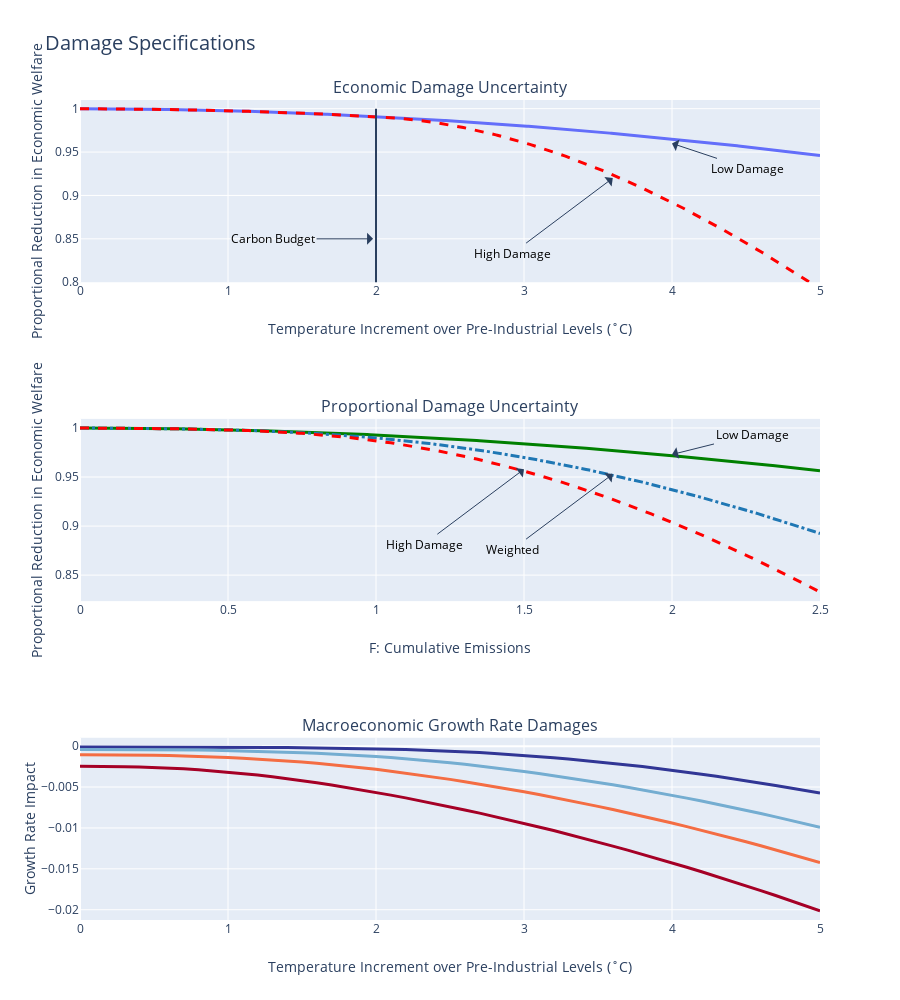

Notebook source saved alongside this figure:
### Markdown cell above
### Here's how we formulate the econonmic damage function for climate change: 
First two specifications were used in perference setting. The last one was used in growth setting

### Code cell
mdl.preliminaryPlots()

### Figure 1 — Plotly figure (JSON) as saved in the notebook; plotly's stock layout.template omitted (floating-point values rounded to 4 significant figures; data arrays with more than 128 entries replaced by an {"elided": "..."} marker saying what was removed)
{"data": [{"line": {"width": 3}, "name": "Low Damages", "showlegend": false, "type": "scatter", "uid": "62c8dd37-771f-4507-89c0-8d6820779168", "x": {"elided": "501 float values"}, "xaxis": "x", "y": {"elided": "501 float values"}, "yaxis": "y"}, {"line": {"color": "red", "dash": "dash", "width": 3}, "name": "High Damages", "showlegend": false, "type": "scatter", "uid": "971b87e0-3cbd-4b61-bdc4-80fbc6dcd726", "x": {"elided": "501 float values"}, "xaxis": "x", "y": {"elided": "501 float values"}, "yaxis": "y"}, {"line": {"color": "green", "width": 3}, "name": "Low Damage", "showlegend": false, "type": "scatter", "uid": "3054c4a8-2e99-4699-921d-2c7977483c00", "x": {"elided": "251 float values"}, "xaxis": "x2", "y": {"elided": "251 float values"}, "yaxis": "y2"}, {"line": {"color": "#1f77b4", "dash": "dashdot", "width": 3}, "name": "Weighted", "showlegend": false, "type": "scatter", "uid": "41ef7dcc-f71f-485d-b12c-89b913c92624", "x": {"elided": "251 float values"}, "xaxis": "x2", "y": {"elided": "251 float values"}, "yaxis": "y2"}, {"line": {"color": "red", "dash": "dash", "width": 3}, "name": "High Damage", "showlegend": false, "type": "scatter", "uid": "8cd786aa-5f67-48d4-8cb0-d6b510b17ded", "x": {"elided": "251 float values"}, "xaxis": "x2", "y": {"elided": "251 float values"}, "yaxis": "y2"}, {"line": {"color": "rgb(49,54,149)", "width": 3}, "name": "80th Decile", "showlegend": false, "type": "scatter", "uid": "7cb201bf-3e5c-4a20-bdb7-ea68ab81ffd5", "x": [0, 0.1, 0.2, 0.3, 0.4, 0.5, 0.6, 0.7, 0.8, 0.9, 1, 1.1, 1.2, 1.3, 1.4, 1.5, 1.6, 1.7, 1.8, 1.9, 2, 2.1, 2.2, 2.3, 2.4, 2.5, 2.6, 2.7, 2.8, 2.9, 3, 3.1, 3.2, 3.3, 3.4, 3.5, 3.6, 3.7, 3.8, 3.9, 4, 4.1, 4.2, 4.3, 4.4, 4.5, 4.6, 4.7, 4.8, 4.9, 5], "xaxis": "x3", "y": [-9.176e-05, -9.101e-05, -9.13e-05, -9.218e-05, -9.56e-05, -9.794e-05, -0.0001023, -0.0001071, -0.0001127, -0.0001196, -0.0001278, -0.0001358, -0.0001458, -0.00016, -0.0001759, -0.0001947, -0.0002154, -0.0002394, -0.0002672, -0.0002985, -0.0003329, -0.0003754, -0.0004244, -0.0004807, -0.0005463, -0.0006198, -0.0007, -0.000789, -0.0008907, -0.0009997, -0.001124, -0.001258, -0.001405, -0.001559, -0.001725, -0.001902, -0.002093, -0.002291, -0.002501, -0.002717, -0.002943, -0.003181, -0.00343, -0.003687, -0.003952, -0.004229, -0.004517, -0.00481, -0.005109, -0.00542, -0.005743], "yaxis": "y3"}, {"line": {"color": "rgb(116,173,209)", "width": 3}, "name": "60th Decile", "showlegend": false, "type": "scatter", "uid": "e26b8f54-f811-419a-b642-1fa0598a1c1a", "x": [0, 0.1, 0.2, 0.3, 0.4, 0.5, 0.6, 0.7, 0.8, 0.9, 1, 1.1, 1.2, 1.3, 1.4, 1.5, 1.6, 1.7, 1.8, 1.9, 2, 2.1, 2.2, 2.3, 2.4, 2.5, 2.6, 2.7, 2.8, 2.9, 3, 3.1, 3.2, 3.3, 3.4, 3.5, 3.6, 3.7, 3.8, 3.9, 4, 4.1, 4.2, 4.3, 4.4, 4.5, 4.6, 4.7, 4.8, 4.9, 5], "xaxis": "x3", "y": [-0.0003975, -0.0003969, -0.0003985, -0.0004056, -0.0004134, -0.0004233, -0.0004372, -0.0004537, -0.0004747, -0.0005063, -0.0005405, -0.0005781, -0.0006251, -0.0006772, -0.0007358, -0.0007998, -0.0008745, -0.000958, -0.001053, -0.001159, -0.001276, -0.001401, -0.00154, -0.001694, -0.001859, -0.002037, -0.002222, -0.002424, -0.002635, -0.002859, -0.003091, -0.003337, -0.003595, -0.003859, -0.004134, -0.00442, -0.004719, -0.005024, -0.005341, -0.00567, -0.00601, -0.006358, -0.006718, -0.007083, -0.007461, -0.007846, -0.008243, -0.008647, -0.009059, -0.009479, -0.009911], "yaxis": "y3"}, {"line": {"color": "rgb(244,109,67)", "width": 3}, "name": "40th Decile", "showlegend": false, "type": "scatter", "uid": "b5d16720-089f-42ec-8529-f5f329d5e801", "x": [0, 0.1, 0.2, 0.3, 0.4, 0.5, 0.6, 0.7, 0.8, 0.9, 1, 1.1, 1.2, 1.3, 1.4, 1.5, 1.6, 1.7, 1.8, 1.9, 2, 2.1, 2.2, 2.3, 2.4, 2.5, 2.6, 2.7, 2.8, 2.9, 3, 3.1, 3.2, 3.3, 3.4, 3.5, 3.6, 3.7, 3.8, 3.9, 4, 4.1, 4.2, 4.3, 4.4, 4.5, 4.6, 4.7, 4.8, 4.9, 5], "xaxis": "x3", "y": [-0.001039, -0.001035, -0.001039, -0.001052, -0.00107, -0.001102, -0.001142, -0.001187, -0.001245, -0.001308, -0.001385, -0.001467, -0.001567, -0.001682, -0.001807, -0.001944, -0.002094, -0.002259, -0.002437, -0.002632, -0.002838, -0.003058, -0.003291, -0.003536, -0.003793, -0.004062, -0.004344, -0.004636, -0.004941, -0.005256, -0.00558, -0.005915, -0.006263, -0.006616, -0.006985, -0.007365, -0.007755, -0.008153, -0.008559, -0.008974, -0.0094, -0.009838, -0.01029, -0.01074, -0.01121, -0.01168, -0.01218, -0.01267, -0.01318, -0.01371, -0.01424], "yaxis": "y3"}, {"line": {"color": "rgb(165,0,38)", "width": 3}, "name": "20th Decile", "showlegend": false, "type": "scatter", "uid": "fc7ddace-9ead-4573-a16b-57c26b00b992", "x": [0, 0.1, 0.2, 0.3, 0.4, 0.5, 0.6, 0.7, 0.8, 0.9, 1, 1.1, 1.2, 1.3, 1.4, 1.5, 1.6, 1.7, 1.8, 1.9, 2, 2.1, 2.2, 2.3, 2.4, 2.5, 2.6, 2.7, 2.8, 2.9, 3, 3.1, 3.2, 3.3, 3.4, 3.5, 3.6, 3.7, 3.8, 3.9, 4, 4.1, 4.2, 4.3, 4.4, 4.5, 4.6, 4.7, 4.8, 4.9, 5], "xaxis": "x3", "y": [-0.002463, -0.00246, -0.002479, -0.002507, -0.002553, -0.002613, -0.002684, -0.002778, -0.002896, -0.003035, -0.003187, -0.003354, -0.003541, -0.003753, -0.00397, -0.004216, -0.004477, -0.004752, -0.005039, -0.005336, -0.005655, -0.005987, -0.006325, -0.006678, -0.007043, -0.007412, -0.007795, -0.00819, -0.008593, -0.009012, -0.009442, -0.009878, -0.01032, -0.01077, -0.01125, -0.01173, -0.01222, -0.01272, -0.01322, -0.01374, -0.01427, -0.01481, -0.01536, -0.01592, -0.01649, -0.01706, -0.01766, -0.01826, -0.01887, -0.0195, -0.02014], "yaxis": "y3"}], "layout": {"annotations": [{"font": {"size": 16}, "showarrow": false, "text": "Economic Damage Uncertainty", "x": 0.5, "xanchor": "center", "xref": "paper", "y": 1, "yanchor": "bottom", "yref": "paper"}, {"font": {"size": 16}, "showarrow": false, "text": "Proportional Damage Uncertainty", "x": 0.5, "xanchor": "center", "xref": "paper", "y": 0.6111, "yanchor": "bottom", "yref": "paper"}, {"font": {"size": 16}, "showarrow": false, "text": "Macroeconomic Growth Rate Damages", "x": 0.5, "xanchor": "center", "xref": "paper", "y": 0.2222, "yanchor": "bottom", "yref": "paper"}, {"arrowhead": 1, "arrowsize": 2, "arrowwidth": 1, "ax": -100, "ay": 75, "font": {"color": "black", "size": 12}, "showarrow": true, "text": "High Damage", "textangle": 0, "x": 3.6, "xref": "x", "y": 0.92, "yref": "y"}, {"arrowhead": 1, "arrowsize": 2, "arrowwidth": 1, "ax": 75, "ay": 25, "font": {"color": "black", "size": 12}, "showarrow": true, "text": "Low Damage", "textangle": 0, "x": 4, "xref": "x", "y": 0.96, "yref": "y"}, {"arrowhead": 1, "arrowsize": 2, "arrowwidth": 1, "ax": -100, "ay": 0, "font": {"color": "black", "size": 12}, "showarrow": true, "text": "Carbon Budget", "textangle": 0, "x": 1.98, "xref": "x", "y": 0.85, "yref": "y"}, {"arrowhead": 1, "arrowsize": 2, "arrowwidth": 1, "ax": -100, "ay": 75, "font": {"color": "black", "size": 12}, "showarrow": true, "text": "High Damage", "textangle": 0, "x": 1.5, "xref": "x2", "y": 0.958, "yref": "y2"}, {"arrowhead": 1, "arrowsize": 2, "arrowwidth": 1, "ax": -100, "ay": 75, "font": {"color": "black", "size": 12}, "showarrow": true, "text": "Weighted", "textangle": 0, "x": 1.8, "xref": "x2", "y": 0.953, "yref": "y2"}, {"arrowhead": 1, "arrowsize": 2, "arrowwidth": 1, "ax": 80, "ay": -20, "font": {"color": "black", "size": 12}, "showarrow": true, "text": "Low Damage", "textangle": 0, "x": 2, "xref": "x2", "y": 0.973, "yref": "y2"}], "height": 1000, "shapes": [{"type": "line", "x0": 2, "x1": 2, "xref": "x", "y0": 0, "y1": 1, "yref": "y"}], "title": {"font": {"size": 20}, "text": "Damage Specifications"}, "xaxis": {"anchor": "y", "domain": [0, 1], "title": {"text": "Temperature Increment over Pre-Industrial Levels (˚C)"}}, "xaxis2": {"anchor": "y2", "domain": [0, 1], "title": {"text": "F: Cumulative Emissions"}}, "xaxis3": {"anchor": "y3", "domain": [0, 1], "title": {"text": "Temperature Increment over Pre-Industrial Levels (˚C)"}}, "yaxis": {"anchor": "x", "domain": [0.7778, 1], "range": [0.8, 1.01], "title": {"text": "Proportional Reduction in Economic Welfare"}}, "yaxis2": {"anchor": "x2", "domain": [0.3889, 0.6111], "title": {"text": "Proportional Reduction in Economic Welfare"}}, "yaxis3": {"anchor": "x3", "domain": [0, 0.2222], "title": {"text": "Growth Rate Impact"}}}}
